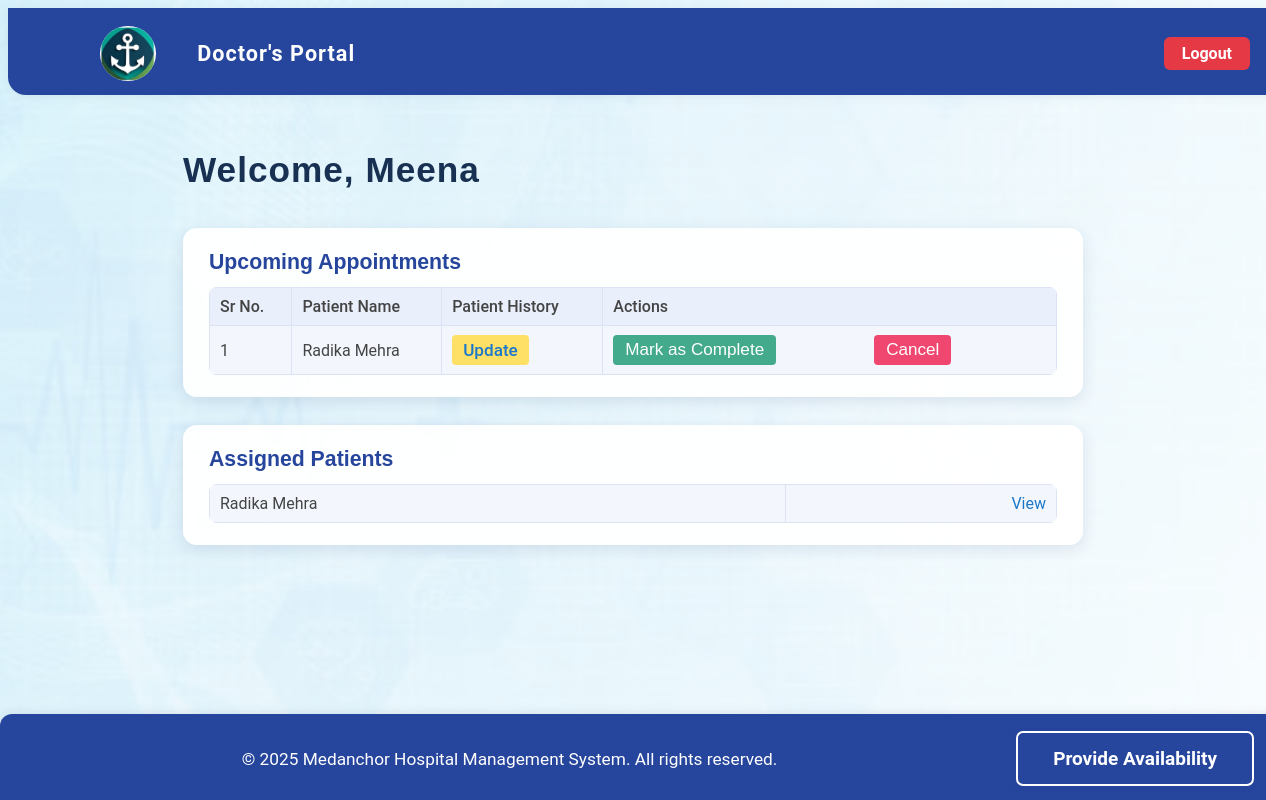
The app's page /doctor_dashboard/1 (signed in) with its own data.
### application/models.py (models this page shows)
class Doctor(db.Model):
    id = db.Column(db.Integer, primary_key=True)
    username = db.Column(db.String(), unique=True, nullable=False)
    password = db.Column(db.String(), nullable=False)
    specialization = db.Column(db.Integer, db.ForeignKey('department.id'), nullable=False)
    experience=db.Column(db.Integer, nullable=False)
    type = db.Column(db.String(), nullable=False, default="doctor")
    full_name = db.Column(db.String(), nullable=False)
    bio = db.Column(db.String())
    appointments = db.relationship('Appointment', backref='doctor',lazy=True)
    availability = db.relationship("Availability", backref="doctor", lazy=True)

class Appointment(db.Model):
    id = db.Column(db.Integer, primary_key=True)
    patient_id = db.Column(db.Integer, db.ForeignKey('patient.id'), nullable=False)
    doctor_id = db.Column(db.Integer, db.ForeignKey('doctor.id'), nullable=False)
    appointment_date = db.Column(db.Date, nullable=False)
    appointment_time_start = db.Column(db.Time, nullable=False)
    appointment_time_end = db.Column(db.Time, nullable=False)
    status = db.Column(db.String(), nullable=False, default="Scheduled")
    treatment = db.relationship('Treatment', backref='appointment', uselist=False)

class Patient(db.Model):
    id = db.Column(db.Integer, primary_key=True)
    username = db.Column(db.String(), unique=True, nullable=False)
    password = db.Column(db.String(), nullable=False)
    type = db.Column(db.String(), nullable=False, default="patient")
    appointments = db.relationship('Appointment', backref='patient', lazy=True)
    contact = db.Column(db.String(),  unique=True)
    full_name = db.Column(db.String())

### application/controllers.py (the view)
@app.route("/doctor_dashboard/<int:doctor_id>")
def doctor_dashboard(doctor_id):
    if session.get('user_type') != 'doctor' or session.get('user_id') != doctor_id:
        return redirect(url_for('login'))
    this_user=Doctor.query.get(doctor_id)
    my_appointments = Appointment.query.filter_by(doctor_id=doctor_id).all()
    my_patient_ids = list({appt.patient_id for appt in my_appointments})
    my_patients = Patient.query.filter(Patient.id.in_(my_patient_ids)).all()
    return render_template("doctor_dashboard.html", this_user=this_user, all_appointments=my_appointments, all_patients=my_patients)

### templates/doctor_dashboard.html (shortened to what this page needs)
<!DOCTYPE html>
<html lang="en">
<head>
  <link rel="stylesheet" href="{{ url_for('static', filename='styles.css') }}">
</head>
<body class="doctor_dashboard_page">
  <div class="bg-overlay"></div>
<nav class="navbar">
  <div class="logo-title">
    <img src="{{ url_for('static', filename='img/logo.png') }}" alt="Logo" class="logo">
    <span class="nav-title">Doctor's Portal</span>
  </div>
  <a href="{{ url_for('logout') }}" class="logout-btn">Logout</a>
</nav>
<main class="dashboard-main">
  <h1 class="welcome-heading">Welcome, {{this_user.username}}</h1>
  <section class="card appointments-card">
    <h2>Upcoming Appointments</h2>
    <table>
      <thead>
        <tr>
          <th>Sr No.</th>
          <th>Patient Name</th>
          <th>Patient History</th>
          <th>Actions</th>
        </tr>
      </thead>
      <tbody>
        {% for appointment in all_appointments %}
        <tr>
          <td>{{loop.index}}</td>
          <td>{{appointment.patient.full_name}}</td>
          <td>
           <a href="{{ url_for('update_patient_history', appointment_id=appointment.id) }}" class="update-btn">Update</a>
          </td>
          <td>
          <form method="POST" action="{{ url_for('complete_appointment', appointment_id=appointment.id) }}" style="display:inline;">
            <button type="submit" class="complete-btn">Mark as Complete</button>
          </form>
          <form method="POST" action="{{ url_for('cancel_appointment', appointment_id=appointment.id) }}" style="display:inline;">
            <button type="submit" class="cancel-btn">Cancel</button>
          </form>
        </td>
        </tr>
        {% endfor %}
      </tbody>
    </table>
  </section>
  <section class="card patients-card">
    <h2>Assigned Patients</h2>
    <table>
    {%for patient in all_patients%}
    <tbody>
  <tr>
    <td>{{ patient.full_name }}</td>
    <td class="text-right">
      <a class="icon-history" href="{{ url_for('patient_history_from_dr_dash',patient_id=patient.id) }}">View</a>
    </td>
  </tr>
</tbody>
    {%endfor%}
  </table>
  </section>
</main>
  <footer class="footer">
  <span class="footer-text">&copy; 2025 Medanchor Hospital Management System. All rights reserved.</span>
  <a href="/doctor_availability" class="availability-btn">Provide Availability</a>
</footer>
</body>
</html>

### records on screen
Doctor: username "Meena"
Appointment: patient.full_name "Radika Mehra"
Patient: full_name "Radika Mehra"
